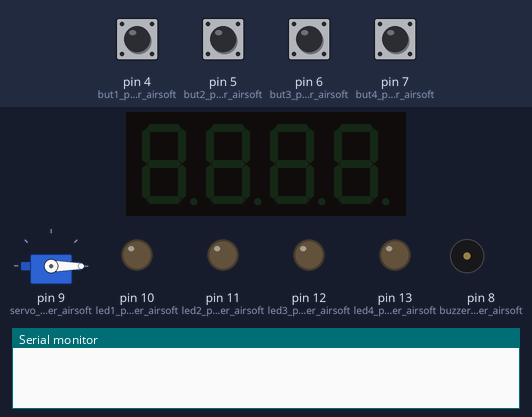
This sketch was run on a simulated Arduino Uno, built with avr-gcc and run on an emulated ATmega328P. Shown: servo, 4-digit seven-segment display, output pins drawn as LEDs (lit = HIGH), buzzer (waves = sounding), the last lines printed to the serial monitor. Dashed ring = blinking. The test bench sets the inputs (shaded band); at power-on: pin 4 (but1_pin_timer_airsoft), pin 5 (but2_pin_timer_airsoft), pin 6 (but3_pin_timer_airsoft), pin 7 (but4_pin_timer_airsoft) HIGH. At 31.0 s the program stops and its outputs stay as they are.

Above: at 0.8 s.
0.9 s: pin 5 (but2_pin_timer_airsoft) pulled LOW for 3.2 s
At 4.8 s:
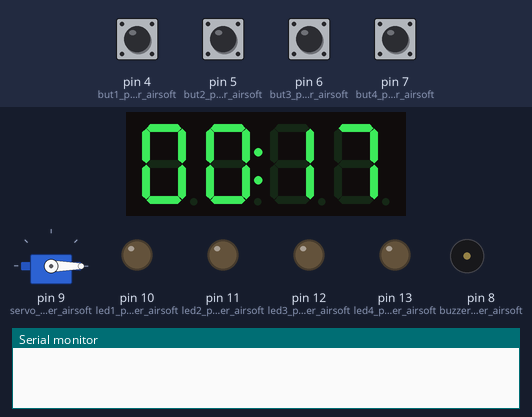
5.6 s: pin 4 (but1_pin_timer_airsoft) pulled LOW for 3.2 s
At 9.2 s:
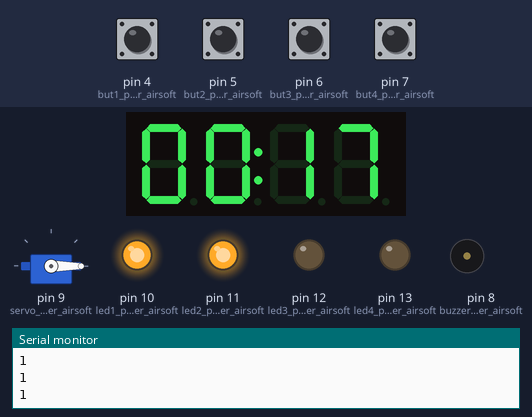
10.3 s: pin 4 (but1_pin_timer_airsoft) pulled LOW for 3.2 s
At 11.2 s:
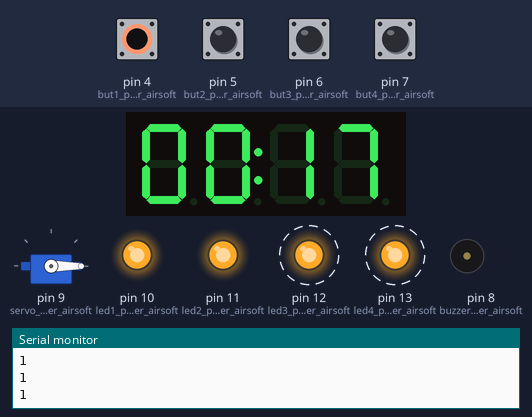
16.5 s: pin 6 (but3_pin_timer_airsoft) pulled LOW for 0.15 s
At 17.61 s:
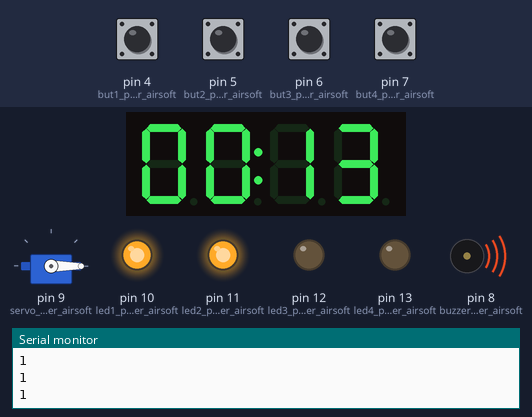
19.6 s: pin 7 (but4_pin_timer_airsoft) pulled LOW for 0.15 s
At 21.5 s:
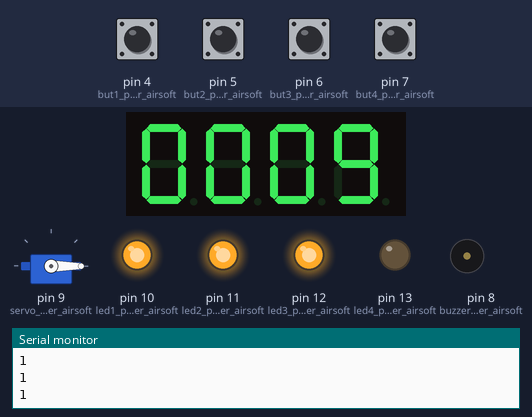
22.7 s: pin 5 (but2_pin_timer_airsoft) pulled LOW for 0.15 s
At 30.8 s:
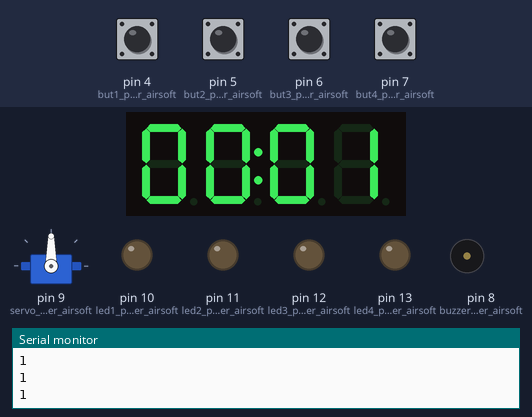
Timing chart, 0 to 32.5 s (numbered marks = the images above; inputs shaded):
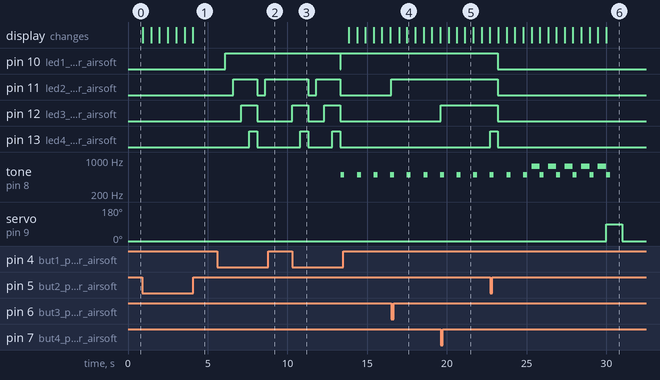

The sketch:

Timer_airsoft.ino
```cpp
#include <Servo.h>
#include "TM1637.h"

#define buzzer_pin_timer_airsoft 8
#define servo_pin_timer_airsoft 9

#define led1_pin_timer_airsoft 10
#define led2_pin_timer_airsoft 11
#define led3_pin_timer_airsoft 12
#define led4_pin_timer_airsoft 13

#define but1_pin_timer_airsoft 4
#define but2_pin_timer_airsoft 5
#define but3_pin_timer_airsoft 6
#define but4_pin_timer_airsoft 7

#define drebezg_timer_airsoft 500

#define tone_many_time_timer_airsoft 500
#define tone_few_time_timer_airsoft 750
#define time_tone2_activation_timer_airsoft 5

#define time_many_time_timer_airsoft 250
#define time_few_time_timer_airsoft 250

#define degrees_disconnect_contacts_timer_airsoft 0
#define degrees_connect_contacts_timer_airsoft 90
#define time_connect_contacts_timer_airsoft 1000
#define time_delay_boom_timer_airsoft 0

#define CLK 2//pins definitions for TM1637 and can be changed to other ports
#define DIO 3
TM1637 tm1637(CLK, DIO);

unsigned long time_ = 0;
unsigned long time_boom = 10;

short int fuze_cod[4] = {0, 0, 0, 0};
short int defuze_cod[4] = {0, 0, 0, 0};
short int prozes_cod[4] = {0, 0, 0, 0};


short int list_light[4] = {led1_pin_timer_airsoft, led2_pin_timer_airsoft, led3_pin_timer_airsoft, led4_pin_timer_airsoft};

bool flag_timer = 0;

short int ind_pass_prozes = 0;

Servo boom;

void setup() {
  Serial.begin(9600);
  boom.attach(servo_pin_timer_airsoft);
  boom.write(degrees_disconnect_contacts_timer_airsoft);

  tm1637.init();
  tm1637.set(BRIGHT_TYPICAL);//BRIGHT_TYPICAL = 2,BRIGHT_DARKEST = 0,BRIGHTEST = 7;

//  pinMode(LED_BUILTIN, OUTPUT);
//  digitalWrite(LED_BUILTIN, LOW);

  pinMode(led1_pin_timer_airsoft, OUTPUT);
  pinMode(led2_pin_timer_airsoft, OUTPUT);
  pinMode(led3_pin_timer_airsoft, OUTPUT);
  pinMode(led4_pin_timer_airsoft, OUTPUT);

  pinMode(but1_pin_timer_airsoft, INPUT_PULLUP);
  pinMode(but2_pin_timer_airsoft, INPUT_PULLUP);
  pinMode(but3_pin_timer_airsoft, INPUT_PULLUP);
  pinMode(but4_pin_timer_airsoft, INPUT_PULLUP);

  while (digitalRead(but1_pin_timer_airsoft)){
    if (!digitalRead(but2_pin_timer_airsoft)){
      time_boom += 1;
      print_disp(mili_to_int_minut(time_boom * 1000), 1);
      delay(drebezg_timer_airsoft);
    }
    else if (!digitalRead(but3_pin_timer_airsoft)){
      time_boom -= 1;
      print_disp(mili_to_int_minut(time_boom * 1000), 1);
      delay(drebezg_timer_airsoft);
    }
  }
  delay(drebezg_timer_airsoft);


  short int i = 0;
  while (i < 4){
    if (!digitalRead(but1_pin_timer_airsoft)){
      fuze_cod[i] = 1;
      digitalWrite(list_light[i], HIGH);
      i += 1;
      delay(drebezg_timer_airsoft);
    }
    else if (!digitalRead(but2_pin_timer_airsoft)){
      fuze_cod[i] = 2;
      digitalWrite(list_light[i], HIGH);
      i += 1;
      delay(drebezg_timer_airsoft);
    }
    else if (!digitalRead(but3_pin_timer_airsoft)){
      fuze_cod[i] = 3;
      digitalWrite(list_light[i], HIGH);
      i += 1;
      delay(drebezg_timer_airsoft);
    }
    else if (!digitalRead(but4_pin_timer_airsoft)){
      fuze_cod[i] = 4;
      digitalWrite(list_light[i], HIGH);
      i += 1;
      delay(drebezg_timer_airsoft);
    }
  }
  Serial.println(fuze_cod[0]);
  Serial.println(fuze_cod[1]);
  Serial.println(fuze_cod[2]);
  Serial.println(fuze_cod[3]);
  Serial.println();
  for(i = 0;i < 4;i++){
    digitalWrite(list_light[i], LOW);
  }


  i = 0;
  while (i < 4){
    if (!digitalRead(but1_pin_timer_airsoft)){
      defuze_cod[i] = 1;
      digitalWrite(list_light[i], HIGH);
      i += 1;
      delay(drebezg_timer_airsoft);
    }
    else if (!digitalRead(but2_pin_timer_airsoft)){
      defuze_cod[i] = 2;
      digitalWrite(list_light[i], HIGH);
      i += 1;
      delay(drebezg_timer_airsoft);
    }
    else if (!digitalRead(but3_pin_timer_airsoft)){
      defuze_cod[i] = 3;
      digitalWrite(list_light[i], HIGH);
      i += 1;
      delay(drebezg_timer_airsoft);
    }
    else if (!digitalRead(but4_pin_timer_airsoft)){
      defuze_cod[i] = 4;
      digitalWrite(list_light[i], HIGH);
      i += 1;
      delay(drebezg_timer_airsoft);
    }
  }
  Serial.println(defuze_cod[0]);
  Serial.println(defuze_cod[1]);
  Serial.println(defuze_cod[2]);
  Serial.println(defuze_cod[3]);
  Serial.println();
  for(i = 0;i < 4;i++){
    digitalWrite(list_light[i], LOW);
  }
}

void loop() {
  if (flag_timer){
    if (time_boom > 0){
      if (millis() - time_ >= 1000){
        print_disp(mili_to_int_minut(time_boom * 1000), 1);
        tone(buzzer_pin_timer_airsoft, tone_many_time_timer_airsoft, time_many_time_timer_airsoft);
        time_ = millis();
        time_boom -= 1;
      }
      if (millis() - time_ >= 500){
        print_disp(mili_to_int_minut(time_boom * 1000), 0);
        if (time_boom < time_tone2_activation_timer_airsoft + 1) tone(buzzer_pin_timer_airsoft, tone_few_time_timer_airsoft, time_few_time_timer_airsoft);
        //time_ = millis();
      }
    }
    else {
      delay(time_delay_boom_timer_airsoft);
      boom.write(degrees_connect_contacts_timer_airsoft);
      delay(time_connect_contacts_timer_airsoft);
      boom.write(degrees_disconnect_contacts_timer_airsoft);
      for (;;){}
    }
  }


  if (!digitalRead(but1_pin_timer_airsoft)){
    prozes_cod[ind_pass_prozes] = 1;
    digitalWrite(list_light[ind_pass_prozes], HIGH);
    ind_pass_prozes += 1;
    delay(drebezg_timer_airsoft);
  }
  else if (!digitalRead(but2_pin_timer_airsoft)){
    prozes_cod[ind_pass_prozes] = 2;
    digitalWrite(list_light[ind_pass_prozes], HIGH);
    ind_pass_prozes += 1;
    delay(drebezg_timer_airsoft);
  }
  else if (!digitalRead(but3_pin_timer_airsoft)){
    prozes_cod[ind_pass_prozes] = 3;
    digitalWrite(list_light[ind_pass_prozes], HIGH);
    ind_pass_prozes += 1;
    delay(drebezg_timer_airsoft);
  }
  else if (!digitalRead(but4_pin_timer_airsoft)){
    prozes_cod[ind_pass_prozes] = 4;
    digitalWrite(list_light[ind_pass_prozes], HIGH);
    ind_pass_prozes += 1;
    delay(drebezg_timer_airsoft);
  }


  if (ind_pass_prozes == 4){
    if (flag_timer){
      if (paaword_richtig(prozes_cod, defuze_cod))flag_timer = 0;
      //prozes_cod = {0, 0, 0, 0};
    }
    else {
      if (paaword_richtig(prozes_cod, fuze_cod))flag_timer = 1;
      //prozes_cod = {0, 0, 0, 0};
    }
    ind_pass_prozes = 0;
    for(short int i = 0;i < 4;i++){
      digitalWrite(list_light[i], LOW);
    }
  }

}


void print_disp(int integ, bool point_on){
  tm1637.point(point_on);
  tm1637.display(3, integ % 10);
  integ = integ / 10;
  tm1637.display(2, integ % 10);
  integ = integ / 10;
  tm1637.display(1, integ % 10);
  integ = integ / 10;
  tm1637.display(0, integ % 10);
}

int mili_to_int_minut(unsigned long time_miles){
  unsigned int time_sec = time_miles / 1000;
  if (time_sec < 60) return time_sec;
  short int sec = time_sec % 60;
  int minut = time_sec / 60;
  return minut * 100 + sec;
}

bool paaword_richtig(short int pass_input[4], short int pass_richtig[4]){
  for(short int i = 0;i < 4;i++){
    if (pass_input[i] != pass_richtig[i]) return false;
  }
  return true;
}
```

Measured:
- after the input at 0.9 s, the display: first changes at once (image 1 shows a later state)
- after the input at 5.6 s, pin 10 (led1_pin_timer_airsoft): LOW → HIGH after 0.50 s; pin 11 (led2_pin_timer_airsoft): LOW → HIGH after 1.0 s, → LOW 1.5 s later, → HIGH 0.50 s later; pin 12 (led3_pin_timer_airsoft): LOW → HIGH after 1.5 s, → LOW 1.0 s later; pin 13 (led4_pin_timer_airsoft): LOW → HIGH after 2.0 s, → LOW 0.50 s later
- after the input at 10.3 s, pin 10 (led1_pin_timer_airsoft): HIGH → LOW after 3.0 s, → HIGH 0.02 s later; pin 11 (led2_pin_timer_airsoft): HIGH → LOW after 1.0 s, → HIGH 0.50 s later, → LOW 1.5 s later
- after the input at 16.5 s, pin 11 (led2_pin_timer_airsoft): LOW → HIGH at once
- after the input at 19.6 s, pin 12 (led3_pin_timer_airsoft): LOW → HIGH at once
- after the input at 22.7 s, pin 10 (led1_pin_timer_airsoft), pin 11 (led2_pin_timer_airsoft), pin 12 (led3_pin_timer_airsoft): HIGH → LOW after 0.50 s; pin 13 (led4_pin_timer_airsoft): LOW → HIGH at once, → LOW 0.50 s later
- what the display in image 4 shows lasts 0.5 s, from 17.5 s to 18.0 s
